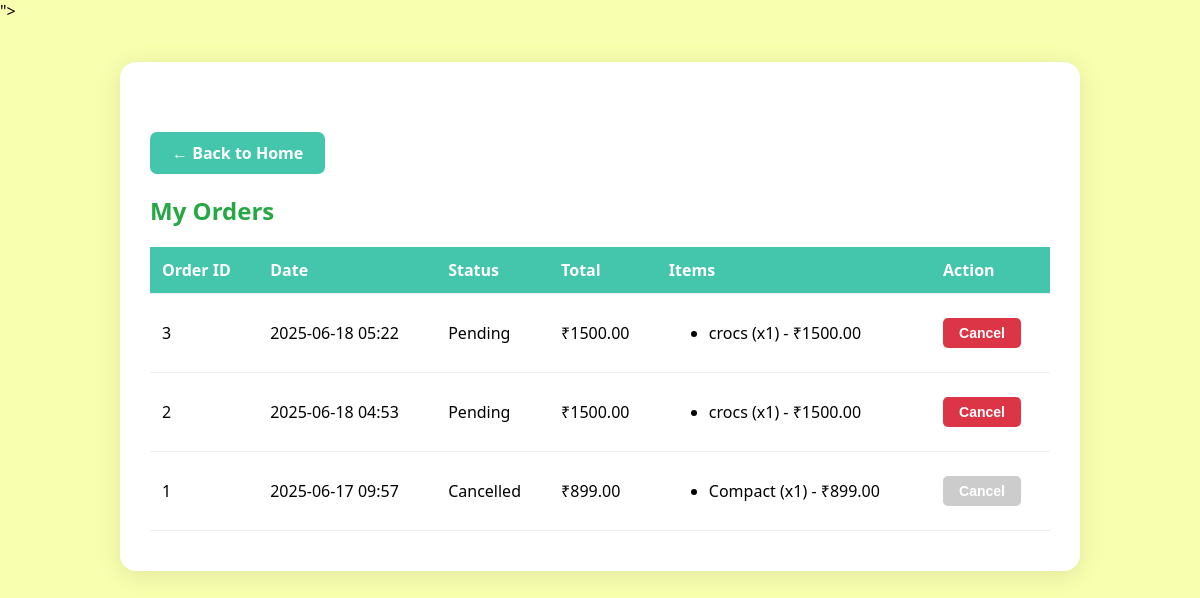
Page /orders/ (signed in) on the committed database.
### Client_app/models.py (models this page shows, shortened)
class admin_order(models.Model):
    STATUS_CHOICES = [
        ('Pending', 'Pending'),
        ('Completed', 'Completed'),
        ('Cancelled', 'Cancelled'),
    ]
    user = models.ForeignKey(User, on_delete=models.CASCADE)
    created_at = models.DateTimeField(auto_now_add=True)
    total = models.DecimalField(max_digits=10, decimal_places=2)
    status = models.CharField(max_length=20, choices=STATUS_CHOICES, default='Pending')

class admin_order_item(models.Model):
    order = models.ForeignKey(admin_order, on_delete=models.CASCADE, related_name='items')
    product = models.ForeignKey('product', on_delete=models.CASCADE)
    quantity = models.PositiveIntegerField()
    price = models.DecimalField(max_digits=10, decimal_places=2)  # price at time of order

class product(models.Model):
    name=models.CharField(max_length=100,null=True)
    price=models.IntegerField(null=True)
    stock=models.IntegerField(null=True)
    product_image=models.ImageField(upload_to='media/',null=True)
    categ=models.ForeignKey('category', on_delete=models.CASCADE, null=True, related_name='products')
    description = models.TextField(null=True)

### Client_app/views.py (the view)
# urls.py: path('orders/', views.user_orders, name='user_orders'),
@login_required
def user_orders(request):
    orders = admin_order.objects.filter(user=request.user).prefetch_related('items__product').order_by('-created_at')
    return render(request, 'user_orders.html', {'orders': orders})

### Client_app/templates/user_orders.html (shortened to what this page needs)
<!DOCTYPE html>
<html>
<head>
</head>
<body>
    <input type="hidden" id="csrf-token" value="{% csrf_token %}">
    <div class="container">
        <a href="{% url 'home' %}" class="back-btn">&larr; Back to Home</a>
        <h2>My Orders</h2>
        <table id="orders-table">
            <tr>
                <th>Order ID</th>
                <th>Date</th>
                <th>Status</th>
                <th>Total</th>
                <th>Items</th>
                <th>Action</th>
            </tr>
            {% for order in orders %}
            <tr id="order-row-{{ order.id }}">
                <td>{{ order.id }}</td>
                <td>{{ order.created_at|date:"Y-m-d H:i" }}</td>
                <td>{{ order.status }}</td>
                <td>₹{{ order.total }}</td>
                <td>
                    <ul>
                        {% for item in order.items.all %}
                        <li>{{ item.product.name }} (x{{ item.quantity }}) - ₹{{ item.price }}</li>
                        {% endfor %}
                    </ul>
                </td>
                <td>
                    {% if order.status != "Cancelled" and order.status != "Completed" %}
                    <button class="cancel-btn" onclick="cancelOrder({{ order.id }})">Cancel</button>
                    {% else %}
                        <button class="cancel-btn" disabled>Cancel</button>
                    {% endif %}
                </td>
            </tr>
            {% empty %}
            <tr>
                <td colspan="6" style="text-align:center;">No orders found.</td>
            </tr>
            {% endfor %}
        </table>
    </div>
</body>
</html>

### Client_app/templates/user_orders.html (style rules this page uses)
body { font-family: 'Segoe UI', Arial, sans-serif; background: #f8ffae; margin: 0; }
.container { max-width: 900px; margin: 40px auto; background: #fff; border-radius: 16px; box-shadow: 0 4px 24px rgba(0,0,0,0.10); padding: 40px 30px; }
h2 { color: #28a745; }
table { width: 100%; border-collapse: collapse; margin-top: 20px; }
th, td { padding: 12px; border-bottom: 1px solid #eee; text-align: left; }
th { background: #43c6ac; color: #fff; }
.cancel-btn { background: #dc3545; color: #fff; border: none; border-radius: 5px; padding: 7px 16px; font-size: 14px; font-weight: bold; cursor: pointer; transition: background 0.18s; }
.cancel-btn[disabled] { background: #ccc; cursor: not-allowed; }
.back-btn { display: inline-block; margin-top: 30px; padding: 10px 22px; background: #43c6ac; color: #fff; border-radius: 7px; text-decoration: none; font-weight: bold; }

### rows in the picture
admin_order: id "3", created_at "2025-06-18 05:22", status "Pending", total "1500.00"
admin_order_item: product.name "crocs", quantity "1", price "1500.00"
admin_order: id "2", created_at "2025-06-18 04:53", status "Pending", total "1500.00"
admin_order_item: product.name "crocs", quantity "1", price "1500.00"
admin_order: id "1", created_at "2025-06-17 09:57", status "Cancelled", total "899.00"
admin_order_item: product.name "Compact", quantity "1", price "899.00"
